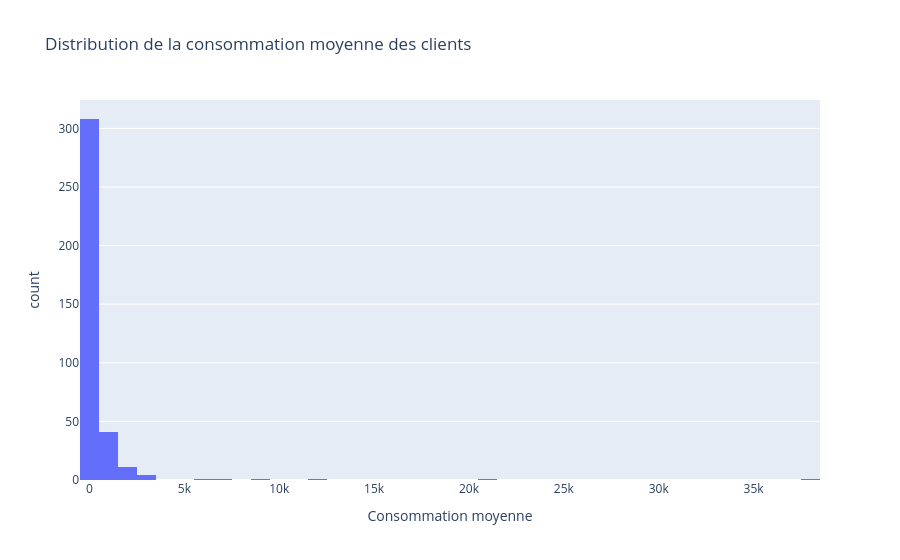

Notebook code for this chart:
### Code cell
fig = px.histogram(
    client_stats.reset_index(),
    x="mean",
    nbins=50,
    title="Distribution de la consommation moyenne des clients",
    labels={"mean": "Consommation moyenne"},
)
fig.show()

### Figure 1 — Plotly figure (JSON) as saved in the notebook; plotly's stock layout.template omitted (floating-point values rounded to 4 significant figures; data arrays with more than 128 entries replaced by an {"elided": "..."} marker saying what was removed)
{"data": [{"bingroup": "x", "hovertemplate": "Consommation moyenne=%{x}<br>count=%{y}<extra></extra>", "legendgroup": "", "marker": {"color": "#636efa", "pattern": {"shape": ""}}, "name": "", "nbinsx": 50, "orientation": "v", "showlegend": false, "type": "histogram", "x": {"elided": "370 float values"}, "xaxis": "x", "yaxis": "y"}], "layout": {"barmode": "relative", "legend": {"tracegroupgap": 0}, "title": {"text": "Distribution de la consommation moyenne des clients"}, "xaxis": {"anchor": "y", "domain": [0, 1], "title": {"text": "Consommation moyenne"}}, "yaxis": {"anchor": "x", "domain": [0, 1], "title": {"text": "count"}}}}
